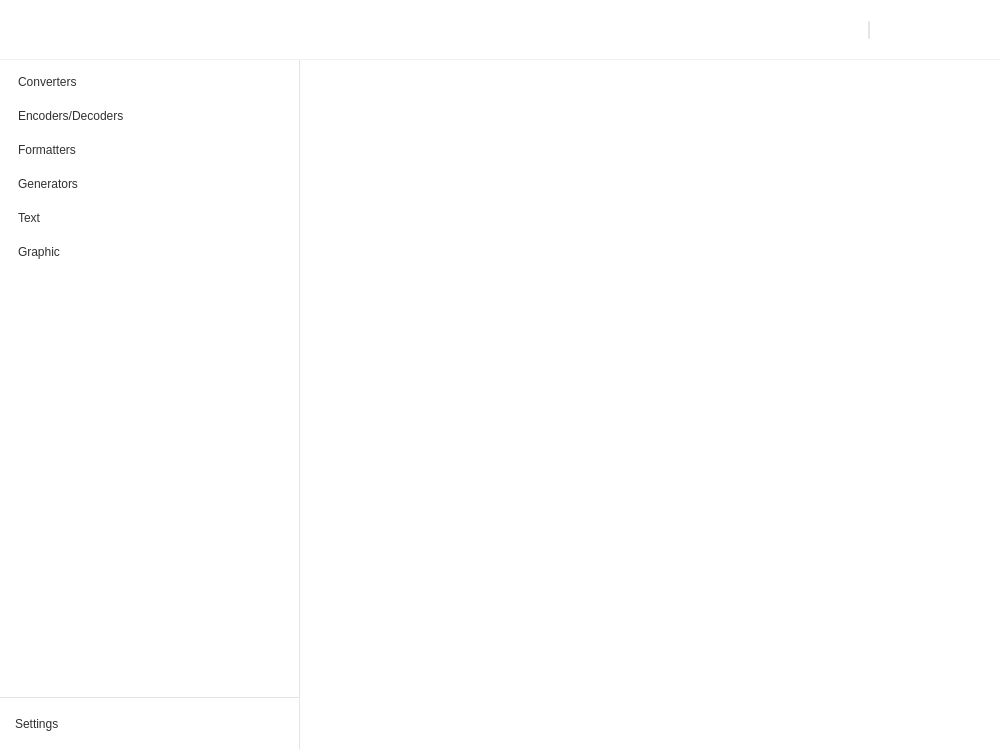
<?xml version="1.0" encoding="UTF-8"?>
<ui version="4.0">
 <class>EasyDev</class>
 <widget class="QMainWindow" name="EasyDev">
  <property name="geometry">
   <rect>
    <x>0</x>
    <y>0</y>
    <width>1000</width>
    <height>750</height>
   </rect>
  </property>
  <property name="minimumSize">
   <size>
    <width>761</width>
    <height>0</height>
   </size>
  </property>
  <property name="windowTitle">
   <string>EasyDev</string>
  </property>
  <property name="styleSheet">
   <string notr="true"/>
  </property>
  <widget class="QWidget" name="centralwidget">
   <property name="styleSheet">
    <string notr="true">#centralwidget {
	
	background-color: rgb(0, 0, 0);
}</string>
   </property>
   <layout class="QVBoxLayout" name="verticalLayout">
    <property name="spacing">
     <number>0</number>
    </property>
    <property name="leftMargin">
     <number>0</number>
    </property>
    <property name="topMargin">
     <number>0</number>
    </property>
    <property name="rightMargin">
     <number>0</number>
    </property>
    <property name="bottomMargin">
     <number>0</number>
    </property>
    <item>
     <widget class="QWidget" name="WindowTitleBar" native="true">
      <property name="minimumSize">
       <size>
        <width>0</width>
        <height>60</height>
       </size>
      </property>
      <property name="maximumSize">
       <size>
        <width>16777215</width>
        <height>60</height>
       </size>
      </property>
      <property name="styleSheet">
       <string notr="true">#WindowTitleBar {
	border-bottom: 1px solid  #f1f2f3;
	background-color: #ffffff;
}</string>
      </property>
      <layout class="QHBoxLayout" name="horizontalLayout_2">
       <property name="spacing">
        <number>0</number>
       </property>
       <property name="leftMargin">
        <number>4</number>
       </property>
       <property name="topMargin">
        <number>4</number>
       </property>
       <property name="rightMargin">
        <number>4</number>
       </property>
       <property name="bottomMargin">
        <number>4</number>
       </property>
       <item>
        <widget class="QWidget" name="LogoAndTitle" native="true">
         <property name="minimumSize">
          <size>
           <width>0</width>
           <height>52</height>
          </size>
         </property>
         <property name="maximumSize">
          <size>
           <width>16777215</width>
           <height>52</height>
          </size>
         </property>
         <layout class="QHBoxLayout" name="horizontalLayout_4">
          <property name="spacing">
           <number>10</number>
          </property>
          <property name="leftMargin">
           <number>10</number>
          </property>
          <property name="topMargin">
           <number>10</number>
          </property>
          <property name="rightMargin">
           <number>10</number>
          </property>
          <property name="bottomMargin">
           <number>10</number>
          </property>
          <item>
           <widget class="QLabel" name="Logo">
            <property name="minimumSize">
             <size>
              <width>32</width>
              <height>32</height>
             </size>
            </property>
            <property name="maximumSize">
             <size>
              <width>16777215</width>
              <height>52</height>
             </size>
            </property>
            <property name="text">
             <string/>
            </property>
           </widget>
          </item>
         </layout>
        </widget>
       </item>
       <item>
        <spacer name="TitleBarHSpacer">
         <property name="orientation">
          <enum>Qt::Horizontal</enum>
         </property>
         <property name="sizeHint" stdset="0">
          <size>
           <width>40</width>
           <height>20</height>
          </size>
         </property>
        </spacer>
       </item>
       <item>
        <widget class="QWidget" name="WindowBtn" native="true">
         <property name="minimumSize">
          <size>
           <width>138</width>
           <height>52</height>
          </size>
         </property>
         <property name="maximumSize">
          <size>
           <width>138</width>
           <height>52</height>
          </size>
         </property>
         <layout class="QHBoxLayout" name="horizontalLayout_3">
          <property name="spacing">
           <number>10</number>
          </property>
          <property name="leftMargin">
           <number>10</number>
          </property>
          <property name="topMargin">
           <number>10</number>
          </property>
          <property name="rightMargin">
           <number>10</number>
          </property>
          <property name="bottomMargin">
           <number>10</number>
          </property>
          <item>
           <widget class="QLabel" name="WindowBtnLeftBorder">
            <property name="minimumSize">
             <size>
              <width>2</width>
              <height>18</height>
             </size>
            </property>
            <property name="maximumSize">
             <size>
              <width>2</width>
              <height>18</height>
             </size>
            </property>
            <property name="styleSheet">
             <string notr="true">#WindowBtnLeftBorder {
	border-radius: 1px;
	background-color: #e3e5e7;
}</string>
            </property>
            <property name="text">
             <string/>
            </property>
           </widget>
          </item>
          <item>
           <widget class="QPushButton" name="BtnMin">
            <property name="minimumSize">
             <size>
              <width>32</width>
              <height>32</height>
             </size>
            </property>
            <property name="maximumSize">
             <size>
              <width>32</width>
              <height>32</height>
             </size>
            </property>
            <property name="focusPolicy">
             <enum>Qt::NoFocus</enum>
            </property>
            <property name="styleSheet">
             <string notr="true">#BtnMin {
	color: #61666d;
	border-radius: 4px;
}
#BtnMin::hover {
	background-color: #e3e5e7;
}</string>
            </property>
            <property name="text">
             <string/>
            </property>
           </widget>
          </item>
          <item>
           <widget class="QPushButton" name="BtnMax">
            <property name="minimumSize">
             <size>
              <width>32</width>
              <height>32</height>
             </size>
            </property>
            <property name="maximumSize">
             <size>
              <width>32</width>
              <height>32</height>
             </size>
            </property>
            <property name="focusPolicy">
             <enum>Qt::NoFocus</enum>
            </property>
            <property name="styleSheet">
             <string notr="true">#BtnMax {
	color: #61666d;
	border-radius: 4px;
}

#BtnMax::hover {
	background-color: #e3e5e7;
}</string>
            </property>
            <property name="text">
             <string/>
            </property>
           </widget>
          </item>
          <item>
           <widget class="QPushButton" name="BtnClose">
            <property name="minimumSize">
             <size>
              <width>32</width>
              <height>32</height>
             </size>
            </property>
            <property name="maximumSize">
             <size>
              <width>32</width>
              <height>32</height>
             </size>
            </property>
            <property name="focusPolicy">
             <enum>Qt::NoFocus</enum>
            </property>
            <property name="styleSheet">
             <string notr="true">#BtnClose {
	color: #61666d;
	border-radius: 4px;
}

#BtnClose::hover {
	background-color: #e3e5e7;
}</string>
            </property>
            <property name="text">
             <string/>
            </property>
           </widget>
          </item>
         </layout>
        </widget>
       </item>
      </layout>
     </widget>
    </item>
    <item>
     <widget class="QWidget" name="MainBody" native="true">
      <property name="styleSheet">
       <string notr="true">#MainBody {
	background-color: #ffffff;
}</string>
      </property>
      <layout class="QHBoxLayout" name="horizontalLayout">
       <property name="spacing">
        <number>0</number>
       </property>
       <property name="leftMargin">
        <number>0</number>
       </property>
       <property name="topMargin">
        <number>0</number>
       </property>
       <property name="rightMargin">
        <number>0</number>
       </property>
       <property name="bottomMargin">
        <number>0</number>
       </property>
       <item>
        <widget class="QWidget" name="SidebarMenuFrame" native="true">
         <property name="minimumSize">
          <size>
           <width>300</width>
           <height>0</height>
          </size>
         </property>
         <property name="maximumSize">
          <size>
           <width>300</width>
           <height>16777215</height>
          </size>
         </property>
         <property name="styleSheet">
          <string notr="true">#SidebarMenuFrame {
	background-color: #ffffff;
	border-right: 1px solid #e3e5e7;
}</string>
         </property>
         <layout class="QVBoxLayout" name="VLayout0">
          <property name="spacing">
           <number>0</number>
          </property>
          <property name="leftMargin">
           <number>0</number>
          </property>
          <property name="topMargin">
           <number>0</number>
          </property>
          <property name="rightMargin">
           <number>0</number>
          </property>
          <property name="bottomMargin">
           <number>0</number>
          </property>
          <item>
           <widget class="QTreeWidget" name="SidebarMenu">
            <property name="minimumSize">
             <size>
              <width>299</width>
              <height>0</height>
             </size>
            </property>
            <property name="maximumSize">
             <size>
              <width>299</width>
              <height>16777215</height>
             </size>
            </property>
            <property name="focusPolicy">
             <enum>Qt::NoFocus</enum>
            </property>
            <property name="styleSheet">
             <string notr="true">#SidebarMenu {
	border: none;
	padding: 5px;
	background-color: #00ffffff;
}
#SidebarMenu::item {
	color: #303133;
	height: 32px;
	border-radius: 8px;
	background-color: #00f3f3f3;
	padding-left: 10px;
	margin-top: 1px;
	margin-bottom: 1px;
}
#SidebarMenu::item:!has-children {
	padding-left: 30px;
}

#SidebarMenu::item:hover {
	background-color: #e3e5e7;
}
#SidebarMenu::item:selected {
	background-color: #f1f2f3;
}</string>
            </property>
            <property name="verticalScrollBarPolicy">
             <enum>Qt::ScrollBarAlwaysOff</enum>
            </property>
            <property name="horizontalScrollBarPolicy">
             <enum>Qt::ScrollBarAlwaysOff</enum>
            </property>
            <property name="dragEnabled">
             <bool>false</bool>
            </property>
            <property name="dragDropOverwriteMode">
             <bool>false</bool>
            </property>
            <property name="iconSize">
             <size>
              <width>16</width>
              <height>16</height>
             </size>
            </property>
            <property name="indentation">
             <number>0</number>
            </property>
            <property name="rootIsDecorated">
             <bool>false</bool>
            </property>
            <property name="animated">
             <bool>true</bool>
            </property>
            <property name="headerHidden">
             <bool>true</bool>
            </property>
            <property name="expandsOnDoubleClick">
             <bool>false</bool>
            </property>
            <column>
             <property name="text">
              <string>Sidebar Multi-level Menu</string>
             </property>
            </column>
            <item>
             <property name="text">
              <string>Converters</string>
             </property>
             <property name="icon">
              <iconset resource="../assets/assets.qrc">
               <normaloff>:/svg/sidebarMenu/0/Converters.svg</normaloff>:/svg/sidebarMenu/0/Converters.svg</iconset>
             </property>
             <item>
              <property name="text">
               <string>Number Base</string>
              </property>
              <property name="icon">
               <iconset resource="../assets/assets.qrc">
                <normaloff>:/svg/sidebarMenu/0/NumberBase.svg</normaloff>:/svg/sidebarMenu/0/NumberBase.svg</iconset>
              </property>
             </item>
             <item>
              <property name="text">
               <string>Timestamp</string>
              </property>
              <property name="icon">
               <iconset resource="../assets/assets.qrc">
                <normaloff>:/svg/sidebarMenu/0/Timestamp.svg</normaloff>:/svg/sidebarMenu/0/Timestamp.svg</iconset>
              </property>
             </item>
             <item>
              <property name="text">
               <string>Image</string>
              </property>
              <property name="icon">
               <iconset resource="../assets/assets.qrc">
                <normaloff>:/svg/sidebarMenu/0/Image.svg</normaloff>:/svg/sidebarMenu/0/Image.svg</iconset>
              </property>
             </item>
             <item>
              <property name="text">
               <string>Video</string>
              </property>
              <property name="icon">
               <iconset resource="../assets/assets.qrc">
                <normaloff>:/svg/sidebarMenu/0/Video.svg</normaloff>:/svg/sidebarMenu/0/Video.svg</iconset>
              </property>
             </item>
             <item>
              <property name="text">
               <string>Audio</string>
              </property>
              <property name="icon">
               <iconset resource="../assets/assets.qrc">
                <normaloff>:/svg/sidebarMenu/0/Audio.svg</normaloff>:/svg/sidebarMenu/0/Audio.svg</iconset>
              </property>
             </item>
            </item>
            <item>
             <property name="text">
              <string>Encoders/Decoders</string>
             </property>
             <property name="icon">
              <iconset resource="../assets/assets.qrc">
               <normaloff>:/svg/sidebarMenu/1/Encoders-Decoders.svg</normaloff>:/svg/sidebarMenu/1/Encoders-Decoders.svg</iconset>
             </property>
             <item>
              <property name="text">
               <string>URL</string>
              </property>
              <property name="icon">
               <iconset resource="../assets/assets.qrc">
                <normaloff>:/svg/sidebarMenu/1/URL.svg</normaloff>:/svg/sidebarMenu/1/URL.svg</iconset>
              </property>
             </item>
             <item>
              <property name="text">
               <string>HTML</string>
              </property>
              <property name="icon">
               <iconset resource="../assets/assets.qrc">
                <normaloff>:/svg/sidebarMenu/1/HTML.svg</normaloff>:/svg/sidebarMenu/1/HTML.svg</iconset>
              </property>
             </item>
             <item>
              <property name="text">
               <string>Base64 Text</string>
              </property>
              <property name="icon">
               <iconset resource="../assets/assets.qrc">
                <normaloff>:/svg/sidebarMenu/1/Base64Text.svg</normaloff>:/svg/sidebarMenu/1/Base64Text.svg</iconset>
              </property>
             </item>
             <item>
              <property name="text">
               <string>Base64 Image</string>
              </property>
              <property name="icon">
               <iconset resource="../assets/assets.qrc">
                <normaloff>:/svg/sidebarMenu/1/Base64Image.svg</normaloff>:/svg/sidebarMenu/1/Base64Image.svg</iconset>
              </property>
             </item>
            </item>
            <item>
             <property name="text">
              <string>Formatters</string>
             </property>
             <property name="icon">
              <iconset resource="../assets/assets.qrc">
               <normaloff>:/svg/sidebarMenu/2/Formatter.svg</normaloff>:/svg/sidebarMenu/2/Formatter.svg</iconset>
             </property>
             <item>
              <property name="text">
               <string>JSON</string>
              </property>
              <property name="icon">
               <iconset resource="../assets/assets.qrc">
                <normaloff>:/svg/sidebarMenu/2/JSON.svg</normaloff>:/svg/sidebarMenu/2/JSON.svg</iconset>
              </property>
             </item>
             <item>
              <property name="text">
               <string>SQL</string>
              </property>
              <property name="icon">
               <iconset resource="../assets/assets.qrc">
                <normaloff>:/svg/sidebarMenu/2/SQL.svg</normaloff>:/svg/sidebarMenu/2/SQL.svg</iconset>
              </property>
             </item>
             <item>
              <property name="text">
               <string>C++</string>
              </property>
              <property name="icon">
               <iconset resource="../assets/assets.qrc">
                <normaloff>:/svg/sidebarMenu/2/CPP.svg</normaloff>:/svg/sidebarMenu/2/CPP.svg</iconset>
              </property>
             </item>
             <item>
              <property name="text">
               <string>XML</string>
              </property>
              <property name="icon">
               <iconset resource="../assets/assets.qrc">
                <normaloff>:/svg/sidebarMenu/2/XML.svg</normaloff>:/svg/sidebarMenu/2/XML.svg</iconset>
              </property>
             </item>
            </item>
            <item>
             <property name="text">
              <string>Generators</string>
             </property>
             <property name="icon">
              <iconset resource="../assets/assets.qrc">
               <normaloff>:/svg/sidebarMenu/3/Generators.svg</normaloff>:/svg/sidebarMenu/3/Generators.svg</iconset>
             </property>
             <item>
              <property name="text">
               <string>Lorem Ipsum</string>
              </property>
              <property name="icon">
               <iconset resource="../assets/assets.qrc">
                <normaloff>:/svg/sidebarMenu/3/LoremIpsum.svg</normaloff>:/svg/sidebarMenu/3/LoremIpsum.svg</iconset>
              </property>
             </item>
            </item>
            <item>
             <property name="text">
              <string>Text</string>
             </property>
             <property name="icon">
              <iconset resource="../assets/assets.qrc">
               <normaloff>:/svg/sidebarMenu/4/Text.svg</normaloff>:/svg/sidebarMenu/4/Text.svg</iconset>
             </property>
             <item>
              <property name="text">
               <string>Markdown Preview</string>
              </property>
              <property name="icon">
               <iconset resource="../assets/assets.qrc">
                <normaloff>:/svg/sidebarMenu/4/Markdown.svg</normaloff>:/svg/sidebarMenu/4/Markdown.svg</iconset>
              </property>
             </item>
            </item>
            <item>
             <property name="text">
              <string>Graphic</string>
             </property>
             <property name="icon">
              <iconset resource="../assets/assets.qrc">
               <normaloff>:/svg/sidebarMenu/5/Graphic.svg</normaloff>:/svg/sidebarMenu/5/Graphic.svg</iconset>
             </property>
             <item>
              <property name="text">
               <string>Color Picker &amp; Contrast</string>
              </property>
              <property name="icon">
               <iconset resource="../assets/assets.qrc">
                <normaloff>:/svg/sidebarMenu/5/ColorPicker.svg</normaloff>:/svg/sidebarMenu/5/ColorPicker.svg</iconset>
              </property>
             </item>
            </item>
           </widget>
          </item>
          <item>
           <widget class="QLabel" name="SidebarMenuSeparator">
            <property name="minimumSize">
             <size>
              <width>0</width>
              <height>1</height>
             </size>
            </property>
            <property name="maximumSize">
             <size>
              <width>16777215</width>
              <height>1</height>
             </size>
            </property>
            <property name="styleSheet">
             <string notr="true">#SidebarMenuSeparator {
	background-color: #e3e5e7;
}</string>
            </property>
            <property name="text">
             <string/>
            </property>
           </widget>
          </item>
          <item>
           <widget class="QPushButton" name="SettingsBtn">
            <property name="minimumSize">
             <size>
              <width>300</width>
              <height>0</height>
             </size>
            </property>
            <property name="maximumSize">
             <size>
              <width>300</width>
              <height>16777215</height>
             </size>
            </property>
            <property name="styleSheet">
             <string notr="true">#SettingsBtn {
	color: #303133;
	height: 32px;
	border-radius: 8px;
	background-color: #00ffffff;
	padding-left: 10px;
	margin-top: 10px;
	margin-right: 5px;
	margin-bottom: 10px;
	margin-left: 5px;
	text-align: left;
}
#SettingsBtn:hover {
	background-color: #e3e5e7;
}
#SettingsBtn:pressed {
	background-color: #f1f2f3;
}</string>
            </property>
            <property name="text">
             <string>Settings</string>
            </property>
            <property name="icon">
             <iconset resource="../assets/assets.qrc">
              <normaloff>:/svg/sidebarMenu/Settings.svg</normaloff>:/svg/sidebarMenu/Settings.svg</iconset>
            </property>
            <property name="iconSize">
             <size>
              <width>16</width>
              <height>16</height>
             </size>
            </property>
           </widget>
          </item>
         </layout>
        </widget>
       </item>
       <item>
        <widget class="QScrollArea" name="MenuItemPagesScrollArea">
         <property name="styleSheet">
          <string notr="true">#MenuItemPagesScrollArea {
	border: none;
}</string>
         </property>
         <property name="verticalScrollBarPolicy">
          <enum>Qt::ScrollBarAlwaysOff</enum>
         </property>
         <property name="horizontalScrollBarPolicy">
          <enum>Qt::ScrollBarAlwaysOff</enum>
         </property>
         <property name="widgetResizable">
          <bool>true</bool>
         </property>
         <widget class="QWidget" name="MenuItemPagesScrollAreaWidgetContents">
          <property name="geometry">
           <rect>
            <x>0</x>
            <y>0</y>
            <width>700</width>
            <height>690</height>
           </rect>
          </property>
          <property name="sizePolicy">
           <sizepolicy hsizetype="Expanding" vsizetype="Expanding">
            <horstretch>0</horstretch>
            <verstretch>0</verstretch>
           </sizepolicy>
          </property>
          <property name="styleSheet">
           <string notr="true">#MenuItemPagesScrollAreaWidgetContents {
	background-color: #ffffff;
}</string>
          </property>
          <layout class="QVBoxLayout" name="verticalLayout_3">
           <property name="spacing">
            <number>0</number>
           </property>
           <property name="leftMargin">
            <number>0</number>
           </property>
           <property name="topMargin">
            <number>0</number>
           </property>
           <property name="rightMargin">
            <number>0</number>
           </property>
           <property name="bottomMargin">
            <number>0</number>
           </property>
           <item>
            <widget class="QLabel" name="MenuItemPageTitle">
             <property name="minimumSize">
              <size>
               <width>0</width>
               <height>64</height>
              </size>
             </property>
             <property name="maximumSize">
              <size>
               <width>16777215</width>
               <height>64</height>
              </size>
             </property>
             <property name="font">
              <font>
               <pointsize>28</pointsize>
               <bold>true</bold>
              </font>
             </property>
             <property name="styleSheet">
              <string notr="true">#MenuItemPageTitle {
	padding-left: 10px;
	padding-top: 0px;
	padding-right: 0px;
	padding-bottom: 0px;
	background-color: #ffffff;
}</string>
             </property>
             <property name="text">
              <string/>
             </property>
            </widget>
           </item>
           <item>
            <widget class="QStackedWidget" name="MenuItemPages">
             <property name="minimumSize">
              <size>
               <width>300</width>
               <height>0</height>
              </size>
             </property>
             <property name="styleSheet">
              <string notr="true">#MenuItemPages {
	background-color: #ffffff;
}</string>
             </property>
             <property name="currentIndex">
              <number>14</number>
             </property>
             <widget class="QWidget" name="SettingsPage"/>
             <widget class="QWidget" name="NumberBasePage"/>
             <widget class="QWidget" name="TimestampPage"/>
             <widget class="QWidget" name="ImageConverterPage"/>
             <widget class="QWidget" name="VideoConverterPage"/>
             <widget class="QWidget" name="AudioConverterPage"/>
             <widget class="QWidget" name="EDCoderURLPage"/>
             <widget class="QWidget" name="EDCoderHTMLPage"/>
             <widget class="QWidget" name="Base64TextPage"/>
             <widget class="QWidget" name="Base64ImagePage"/>
             <widget class="QWidget" name="FormatterJSONPage"/>
             <widget class="QWidget" name="FormatterSQLPage"/>
             <widget class="QWidget" name="FormatterCPPPage"/>
             <widget class="QWidget" name="FormatterXMLPage"/>
             <widget class="QWidget" name="LoremIpsumPage"/>
             <widget class="QWidget" name="MarkdownPreviewPage"/>
             <widget class="QWidget" name="ColorPickerContrastPage"/>
            </widget>
           </item>
          </layout>
         </widget>
        </widget>
       </item>
      </layout>
      <zorder>MenuItemPagesScrollArea</zorder>
      <zorder>SidebarMenuFrame</zorder>
     </widget>
    </item>
   </layout>
  </widget>
 </widget>
 <resources>
  <include location="../assets/assets.qrc"/>
 </resources>
 <connections/>
</ui>
